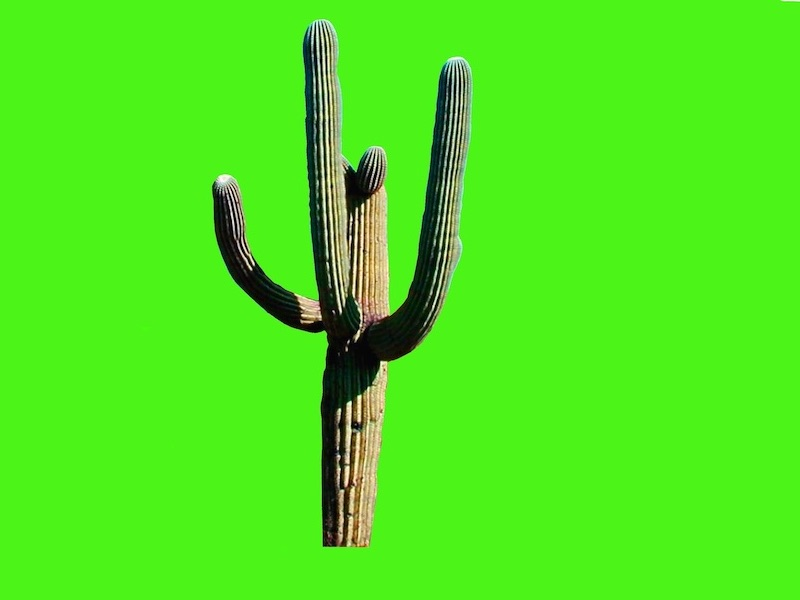
#> input picture Python & Coding/cse110_images/cactus.jpg, 800 x 600 px
$ python cactusWithCat_and_beach.py
#> lines starting #> are read from the running program, lines starting #| are printed output that depends on the picture
from PIL import Image
import os
clear = lambda: os.system("cls")
clear()

image_background = Image.open("cactus.jpg")
#> image_background is the input picture: PIL image 800x600 RGB; mean R, G, B 77.7, 229.6, 28.9
image_foreground = Image.open("cat_small.jpg")
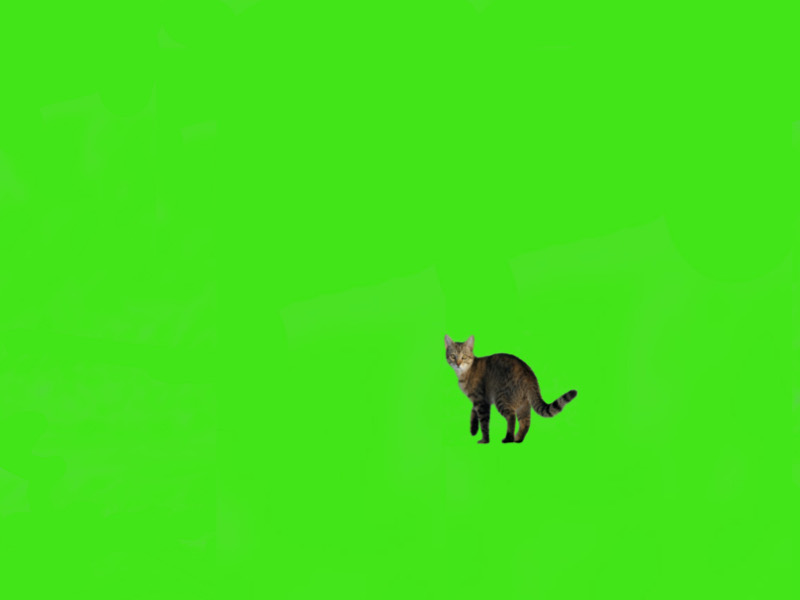
#> input picture Python & Coding/cse110_images/cat_small.jpg, 800 x 600 px
#> image_foreground is the input picture: PIL image 800x600 RGB; mean R, G, B 67.3, 226.4, 25.7

image_combined = Image.new("RGB", image_background.size)
#> image_combined: PIL image 800x600 RGB; every value is 0
pixels_combined = image_combined.load()

pixels_background = image_background.load()
pixels_foreground = image_foreground.load()

(width, height) = image_background.size
#> width = 800; height = 600

for y in range(0, height):
    for x in range(0, width):
        (r1, g1, b1) = pixels_foreground[x, y]
        (r2, g2, b2) = pixels_background[x,y]
        if g1 > 200 and (r1, b1) < (182, 200):
            pixels_combined[x, y] = (r2, g2, b2)
        else:
            pixels_combined[x, y] = (r1, g1, b1)

        (r3, g3, b3) = pixels_combined[x, y]
        pixels_combined[x, y] = (r3, g3, b3)

image_combined.show()
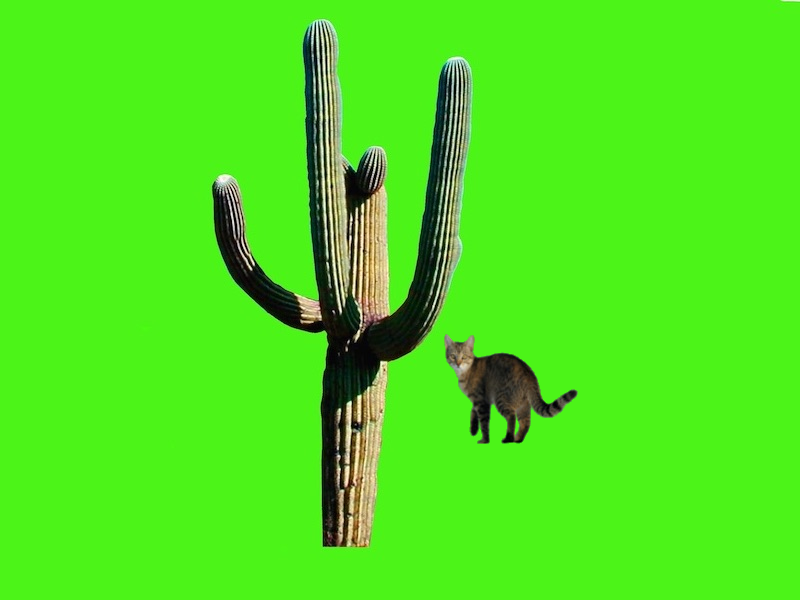
#> shown: PIL image 800x600 RGB; mean R, G, B 77.5, 227.2, 29.2

image_combined.save("cactus_with_cat.jpg")

image_background_two = Image.open("beach.jpg")
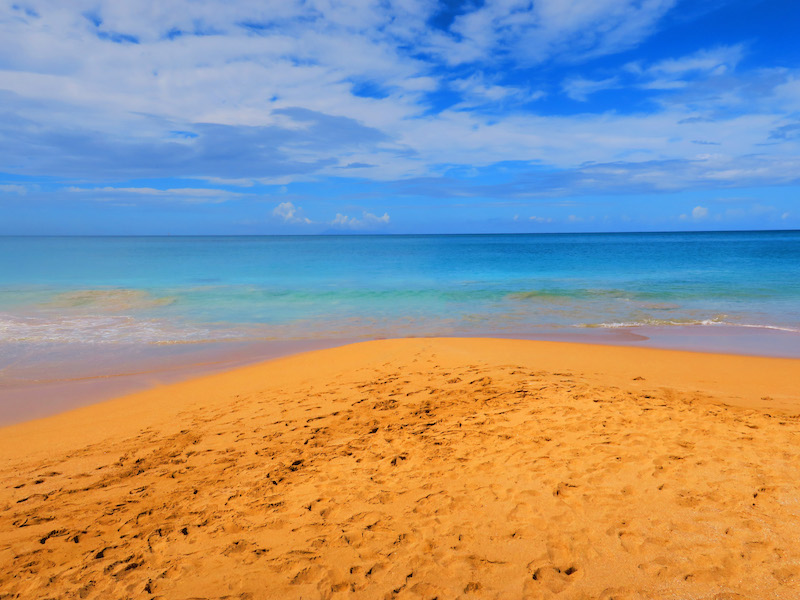
#> input picture Python & Coding/cse110_images/beach.jpg, 800 x 600 px
#> image_background_two is the input picture: PIL image 800x600 RGB; mean R, G, B 152.6, 148, 143.9
image_foreground_two = Image.open("cactus_with_cat.jpg")

image_combo_two = Image.new("RGB", image_background_two.size)
pixels_combo_two = image_combo_two.load()

pixels_background_two = image_background_two.load()
pixels_foreground_two = image_foreground_two.load()

(width_two, height_two) = image_background_two.size
#> width_two = 800; height_two = 600

for y in range(0, height_two):
    for x in range(0, width_two):
        (r1, g1, b1) = pixels_foreground_two[x, y]
        (r2, g2, b2) = pixels_background_two[x,y]
        if g1 > 200 and (r1, b1) < (182, 200):
            pixels_combo_two[x, y] = (r2, g2, b2)
        else:
            pixels_combo_two[x, y] = (r1, g1, b1)

        (r3, g3, b3) = pixels_combo_two[x, y]
        new_red = r3 + 50
        new_green = g3 + 50
        new_blue = b3 + 50
        pixels_combo_two[x, y] = (new_red, new_green, new_blue)

image_combo_two.show()
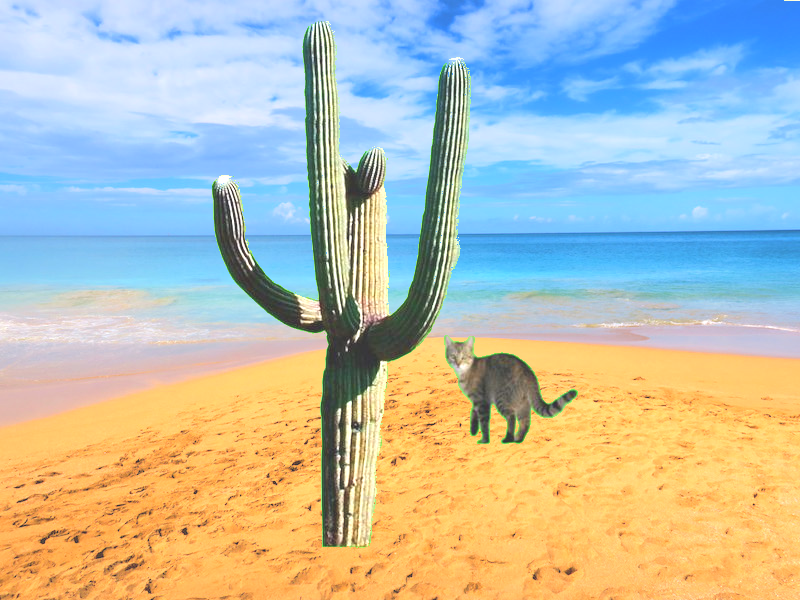
#> shown: PIL image 800x600 RGB; mean R, G, B 186.7, 191.2, 178.6

image_combo_two.save("beach_with_cactus_with_cat.jpg")
